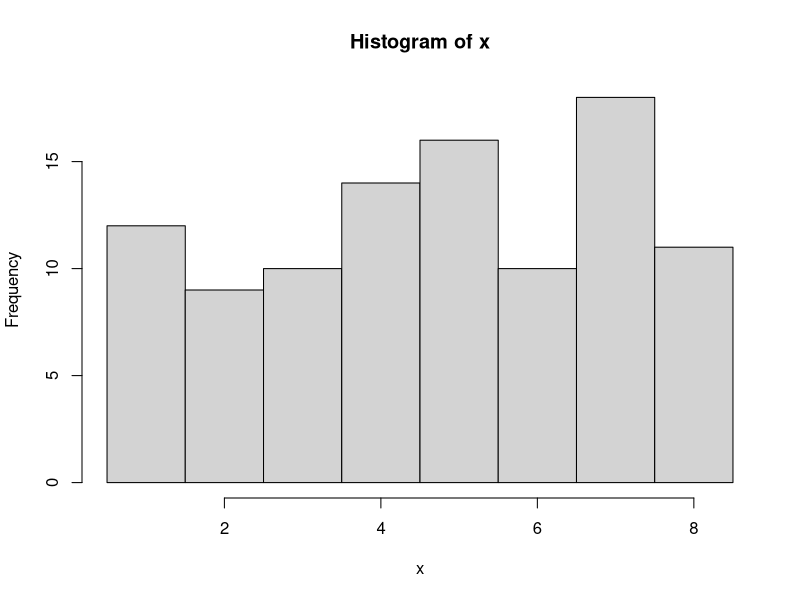
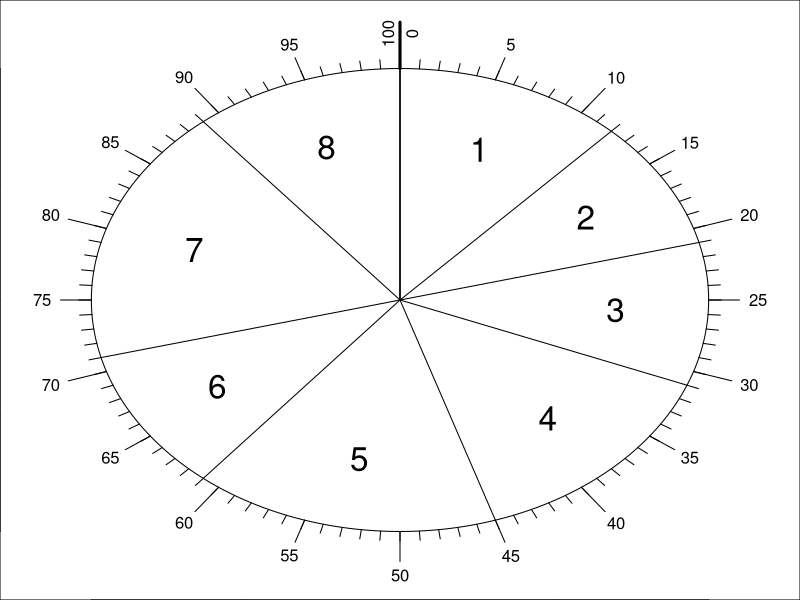

Reproduce these figures in R, in order.
## ---- chunk 1
n = 100
i = 1:n
type = 2 #sample(1:2,1)
ns = c(6,8)[type]
val = 1:8
fre = c(12,9,10,14,16,10,18,11)
x = rep(val,fre) #sample(1:ns,n,T)
brks = 1:(ns+1)-0.5
myhist = hist(x,breaks=brks)
counts = myhist$counts
strdie = c("six","eight")[type]

b1 = 2.5 #sample(brks[3:(length(brks)-1)],1)
n1 = sum(x<b1)
b2 = 3.5 #sample(brks[2:(length(brks)-2)],1)
n2 = sum(x>b2)
b3 = c(3.5,6.5) #sort(sample(brks[2:(length(brks)-1)],2))
c3 = mean(b3)
r3 = (b3[2]-b3[1])/2
n3 = sum(abs(x-c3)<r3)
b4 = c(2.5,4.5) #sort(sample(brks[2:(length(brks)-1)],2))
c4 = mean(b4)
r4 = (b4[2]-b4[1])/2
n4 = sum(abs(x-c4)>r4)

b5 = 7.5 #sample(brks[3:(length(brks)-1)],1)
n5 = sum(x<b5)
b6 = 4.5 #sample(brks[2:(length(brks)-2)],1)
n6 = sum(x>b6)
b7 = c(5.5,7.5) #sort(sample(brks[2:(length(brks)-1)],2))
c7 = mean(b7)
r7 = (b7[2]-b7[1])/2
if(r7==round(r7)){
  wrd7 = "integer"
} else {
  wrd7 = "half-integer"
}
n7 = sum(abs(x-c7)<r7)
b8 = c(2.5,6.5) #sort(sample(brks[2:(length(brks)-1)],2))
c8 = mean(b8)
r8 = (b8[2]-b8[1])/2
if(r8==round(r8)){
  wrd8 = "integer"
} else {
  wrd8 = "half-integer"
}
n8 = sum(abs(x-c8)>r8)
## ---- chunk 2
size = 1.2
ps = counts/100
cp = cumsum(c(0,ps,1))
mids = (cp[2:(ns+1)]+cp[1:ns])/2
par(mar=c(0,0,0,0))
plot(0,0,type="n",xlim=c(-size,size),ylim=c(-size,size))
th = seq(0,2*pi,length.out=1000)
lines(sin(th),cos(th))
for(a in cp){
  lines(c(0,sin(a*2*pi)),c(0,cos(a*2*pi)))
}
for(a in seq(0.1,0.9,0.1)){
  lines(c(sin(a*2*pi),1.13*sin(a*2*pi)),c(cos(a*2*pi),1.13*cos(a*2*pi)))
  text(1.19*sin(a*2*pi),1.19*cos(a*2*pi),a*100)
}
for(a in seq(0.05,0.95,0.1)){
  lines(c(sin(a*2*pi),1.10*sin(a*2*pi)),c(cos(a*2*pi),1.10*cos(a*2*pi)))
  text(1.16*sin(a*2*pi),1.16*cos(a*2*pi),a*100)
}
for(a in seq(0.01,0.99,0.01)){
  lines(c(sin(a*2*pi),1.04*sin(a*2*pi)),c(cos(a*2*pi),1.04*cos(a*2*pi)))
}
for(i in 1:ns){
  a = mids[i]
  text(0.7*sin(a*2*pi),0.7*cos(a*2*pi),(1:n)[i],cex=2)
}
text(0.04,1.15,0,srt=90)
text(-0.04,1.15,100,srt=90)
lines(c(0,0),c(1,size),lwd=3)
